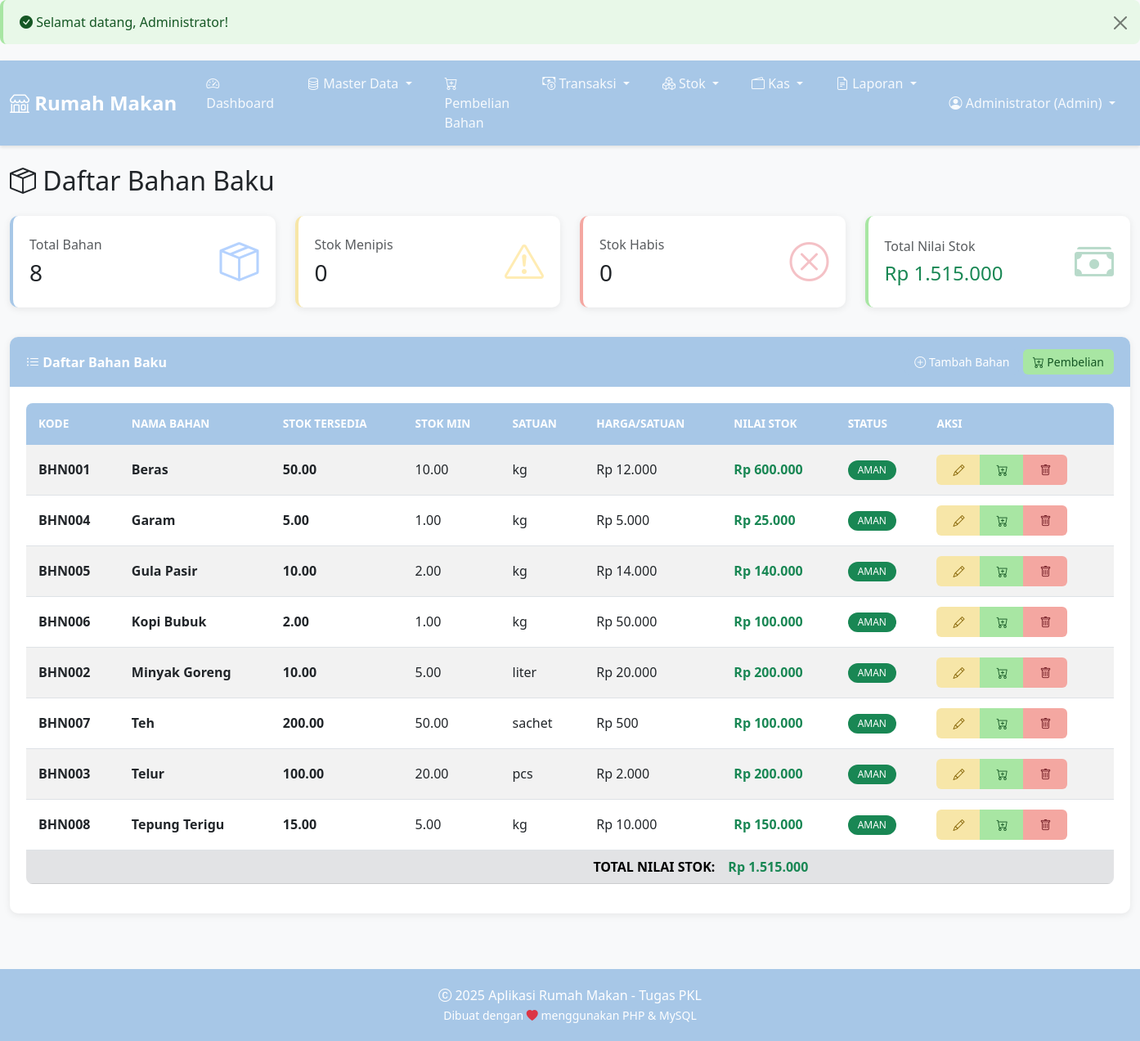
The app's page /index.php?page=list_bahan (signed in) with its own data.
### tables this page shows
CREATE TABLE bahan_baku (
    id INT PRIMARY KEY AUTO_INCREMENT,
    kode_bahan VARCHAR(20) UNIQUE NOT NULL,
    nama_bahan VARCHAR(100) NOT NULL,
    satuan ENUM('kg', 'gram', 'liter', 'ml', 'pcs', 'sachet') NOT NULL,
    stok_tersedia DECIMAL(10,2) DEFAULT 0,
    stok_minimum DECIMAL(10,2) DEFAULT 0,
    harga_beli_per_satuan DECIMAL(15,2) NOT NULL,
    created_at TIMESTAMP DEFAULT CURRENT_TIMESTAMP,
    updated_at TIMESTAMP DEFAULT CURRENT_TIMESTAMP ON UPDATE CURRENT_TIMESTAMP
);

### config/database.php (called while the page is built, shortened)
<?php
$conn = null;
function getConnection() {
    global $conn;
    if ($conn === null) {
        try {
            $conn = new mysqli(DB_HOST, DB_USER, DB_PASS, DB_NAME);
            $conn->set_charset('utf8mb4');
        } catch (Exception $e) {
            die("Error Database: " . $e->getMessage());
        }
    }
    return $conn;
}
function query($sql, $params = []) {
    $conn = getConnection();
    if (empty($params)) {
        $result = $conn->query($sql);
        return $result;
    }
    $stmt = $conn->prepare($sql);
    $stmt->execute();
    $result = $stmt->get_result();
    return $result;
}
function fetchAll($sql, $params = []) {
    $result = query($sql, $params);
    $data = [];
    if ($result) {
        while ($row = $result->fetch_assoc()) {
            $data[] = $row;
        }
    }
    return $data;
}
function formatRupiah($number) {
    return 'Rp ' . number_format($number, 0, ',', '.');
}
?>

### modul/bahan_baku/list_bahan.php (the view, shortened to what this page needs)
<?php
$bahan_list = fetchAll("SELECT * FROM bahan_baku ORDER BY nama_bahan");
$total_nilai_stok = 0;
foreach ($bahan_list as $bahan) {
    $total_nilai_stok += $bahan['stok_tersedia'] * $bahan['harga_beli_per_satuan'];
}
?>
<div class="row mb-3">
    <div class="col-md-12">
        <h2><i class="bi bi-box-seam"></i> Daftar Bahan Baku</h2>
    </div>
</div>
<div class="row mb-3">
    <div class="col-md-3">
        <div class="card dashboard-card card-primary">
            <div class="card-body">
                <div>
                    <h6 class="text-muted">Total Bahan</h6>
                    <h3 class="mb-0"><?php echo count($bahan_list); ?></h3>
                </div>
                <div class="icon">
                    <i class="bi bi-box-seam text-primary"></i>
                </div>
            </div>
        </div>
    </div>
    <div class="col-md-3">
        <div class="card dashboard-card card-warning">
            <div class="card-body">
                <div>
                    <h6 class="text-muted">Stok Menipis</h6>
                    <h3 class="mb-0">
                        <?php
                        $menipis = array_filter($bahan_list, function($b) {
                            return $b['stok_tersedia'] <= $b['stok_minimum'];
                        });
                        echo count($menipis);
                        ?>
                    </h3>
                </div>
                <div class="icon">
                    <i class="bi bi-exclamation-triangle text-warning"></i>
                </div>
            </div>
        </div>
    </div>
    <div class="col-md-3">
        <div class="card dashboard-card card-danger">
            <div class="card-body">
                <div>
                    <h6 class="text-muted">Stok Habis</h6>
                    <h3 class="mb-0">
                        <?php
                        $habis = array_filter($bahan_list, function($b) {
                            return $b['stok_tersedia'] == 0;
                        });
                        echo count($habis);
                        ?>
                    </h3>
                </div>
                <div class="icon">
                    <i class="bi bi-x-circle text-danger"></i>
                </div>
            </div>
        </div>
    </div>
    <div class="col-md-3">
        <div class="card dashboard-card card-success">
            <div class="card-body">
                <div>
                    <h6 class="text-muted">Total Nilai Stok</h6>
                    <h4 class="mb-0 text-success"><?php echo formatRupiah($total_nilai_stok); ?></h4>
                </div>
                <div class="icon">
                    <i class="bi bi-cash-stack text-success"></i>
                </div>
            </div>
        </div>
    </div>
</div>
<div class="row">
    <div class="col-md-12">
        <div class="card">
            <div class="card-header d-flex justify-content-between align-items-center">
                <span><i class="bi bi-list-ul"></i> Daftar Bahan Baku</span>
                <div>
                    <?php if ($_SESSION['role'] == 'admin'): ?>
                    <a href="index.php?page=tambah_bahan" class="btn btn-primary btn-sm">
                        <i class="bi bi-plus-circle"></i> Tambah Bahan
                    </a>
                    <a href="index.php?page=pembelian_bahan" class="btn btn-success btn-sm">
                        <i class="bi bi-cart-plus"></i> Pembelian
                    </a>
                    <?php endif; ?>
                </div>
            </div>
            <div class="card-body">
                <?php if (empty($bahan_list)): ?>
                    <div class="text-center text-muted py-5">
                        <i class="bi bi-inbox" style="font-size: 3rem;"></i>
                        <p class="mt-3">Belum ada bahan baku</p>
                        <?php if ($_SESSION['role'] == 'admin'): ?>
                        <a href="index.php?page=tambah_bahan" class="btn btn-primary">
                            <i class="bi bi-plus-circle"></i> Tambah Bahan Pertama
                        </a>
                        <?php endif; ?>
                    </div>
                <?php else: ?>
                    <div class="table-responsive">
                        <table class="table table-striped table-hover">
                            <thead>
                                <tr>
                                    <th>Kode</th>
                                    <th>Nama Bahan</th>
                                    <th>Stok Tersedia</th>
                                    <th>Stok Min</th>
                                    <th>Satuan</th>
                                    <th>Harga/Satuan</th>
                                    <th>Nilai Stok</th>
                                    <th>Status</th>
                                    <?php if ($_SESSION['role'] == 'admin'): ?>
                                    <th>Aksi</th>
                                    <?php endif; ?>
                                </tr>
                            </thead>
                            <tbody>
                                <?php foreach ($bahan_list as $bahan):
                                    $nilai_stok = $bahan['stok_tersedia'] * $bahan['harga_beli_per_satuan'];
                                    $is_menipis = $bahan['stok_tersedia'] <= $bahan['stok_minimum'];
                                    $is_habis = $bahan['stok_tersedia'] == 0;
                                ?>
                                <tr class="<?php echo $is_habis ? 'table-danger' : ($is_menipis ? 'table-warning' : ''); ?>">
                                    <td><strong><?php echo $bahan['kode_bahan']; ?></strong></td>
                                    <td><strong><?php echo $bahan['nama_bahan']; ?></strong></td>
                                    <td>
                                        <strong class="<?php echo $is_habis ? 'text-danger' : ($is_menipis ? 'text-warning' : ''); ?>">
                                            <?php echo number_format($bahan['stok_tersedia'], 2); ?>
                                        </strong>
                                    </td>
                                    <td><?php echo number_format($bahan['stok_minimum'], 2); ?></td>
                                    <td><?php echo $bahan['satuan']; ?></td>
                                    <td><?php echo formatRupiah($bahan['harga_beli_per_satuan']); ?></td>
                                    <td class="text-success"><strong><?php echo formatRupiah($nilai_stok); ?></strong></td>
                                    <td>
                                        <?php if ($is_habis): ?>
                                            <span class="badge bg-danger">HABIS</span>
                                        <?php elseif ($is_menipis): ?>
                                            <span class="badge bg-warning">MENIPIS</span>
                                        <?php else: ?>
                                            <span class="badge bg-success">AMAN</span>
                                        <?php endif; ?>
                                    </td>
                                    <?php if ($_SESSION['role'] == 'admin'): ?>
                                    <td>
                                        <div class="btn-group btn-group-sm">
                                            <a href="index.php?page=edit_bahan&id=<?php echo $bahan['id']; ?>"
                                               class="btn btn-warning" title="Edit">
                                                <i class="bi bi-pencil"></i>
                                            </a>
                                            <a href="index.php?page=pembelian_bahan&bahan_id=<?php echo $bahan['id']; ?>"
                                               class="btn btn-success" title="Beli">
                                                <i class="bi bi-cart-plus"></i>
                                            </a>
                                            <a href="config/bahan_proses.php?action=delete&id=<?php echo $bahan['id']; ?>"
                                               class="btn btn-danger"
                                               onclick="return confirm('Hapus bahan <?php echo $bahan['nama_bahan']; ?>?')"
                                               title="Hapus">
                                                <i class="bi bi-trash"></i>
                                            </a>
                                        </div>
                                    </td>
                                    <?php endif; ?>
                                </tr>
                                <?php endforeach; ?>
                            </tbody>
                            <tfoot>
                                <tr class="table-secondary">
                                    <th colspan="6" class="text-end">TOTAL NILAI STOK:</th>
                                    <th class="text-success"><?php echo formatRupiah($total_nilai_stok); ?></th>
                                    <th colspan="2"></th>
                                </tr>
                            </tfoot>
                        </table>
                    </div>
                <?php endif; ?>
            </div>
        </div>
    </div>
</div>

### records on screen
bahan_baku: kode_bahan "BHN001", nama_bahan "Beras", stok_tersedia "50.00", stok_minimum "10.00", satuan "kg", harga_beli_per_satuan "Rp 12.000", formatRupiah($nilai_stok) "Rp 600.000", shows "AMAN"
bahan_baku: kode_bahan "BHN004", nama_bahan "Garam", stok_tersedia "5.00", stok_minimum "1.00", satuan "kg", harga_beli_per_satuan "Rp 5.000", formatRupiah($nilai_stok) "Rp 25.000", shows "AMAN"
bahan_baku: kode_bahan "BHN005", nama_bahan "Gula Pasir", stok_tersedia "10.00", stok_minimum "2.00", satuan "kg", harga_beli_per_satuan "Rp 14.000", formatRupiah($nilai_stok) "Rp 140.000", shows "AMAN"
bahan_baku: kode_bahan "BHN006", nama_bahan "Kopi Bubuk", stok_tersedia "2.00", stok_minimum "1.00", satuan "kg", harga_beli_per_satuan "Rp 50.000", formatRupiah($nilai_stok) "Rp 100.000", shows "AMAN"
bahan_baku: kode_bahan "BHN002", nama_bahan "Minyak Goreng", stok_tersedia "10.00", stok_minimum "5.00", satuan "liter", harga_beli_per_satuan "Rp 20.000", formatRupiah($nilai_stok) "Rp 200.000", shows "AMAN"
bahan_baku: kode_bahan "BHN007", nama_bahan "Teh", stok_tersedia "200.00", stok_minimum "50.00", satuan "sachet", harga_beli_per_satuan "Rp 500", formatRupiah($nilai_stok) "Rp 100.000", shows "AMAN"
bahan_baku: kode_bahan "BHN003", nama_bahan "Telur", stok_tersedia "100.00", stok_minimum "20.00", satuan "pcs", harga_beli_per_satuan "Rp 2.000", formatRupiah($nilai_stok) "Rp 200.000", shows "AMAN"
bahan_baku: kode_bahan "BHN008", nama_bahan "Tepung Terigu", stok_tersedia "15.00", stok_minimum "5.00", satuan "kg", harga_beli_per_satuan "Rp 10.000", formatRupiah($nilai_stok) "Rp 150.000", shows "AMAN"

### other values on screen
$_SESSION['success'] "Selamat datang, Administrator!"
$_SESSION['nama_lengkap'] "Administrator"
count($bahan_list) "8"
count($menipis) "0"
count($habis) "0"
formatRupiah($total_nilai_stok) "Rp 1.515.000"
